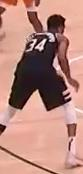
#> input picture bucks_vs_suns_filtered/output_0002_clip18.jpg, 83 x 174 px, given in place of output_0002_clip9.jpg, which was not available
$ python query.py
#> lines starting #> are read from the running program, lines starting #| are printed output that depends on the picture; pictures that were not available may be replaced by others from this repository, and a replacement may not be noted
import os
from matplotlib.colors import rgb_to_hsv
from imageio import imread
import matplotlib.pyplot as plt
from PIL import Image
import numpy as np

img_dir = 'bucks_vs_suns_filtered'
hist_vec = None
imgs = None
d_threshold = 1.75
frame_box_list = []
color_space = 'rgb'
query_files = ['output_0002_clip9.jpg', 'output_0004_clip9.jpg', 'output_0004_clip6.jpg']

labeled_hist_vec = np.zeros([3, 30])

def hyphen_split(a):
    if a.count("-") == 1:
        return a.split("-")[0]
    return "-".join(a.split("-", 2)[:2])


for i, f in enumerate(query_files):
    img = imread(os.path.join(img_dir, f), pilmode='RGB')
#> img is the input picture: shape (174, 83, 3); mean R, G, B 181.3, 134.7, 124.3
    c_hist_vec = None
    img = img[20:-20, 10:-10]
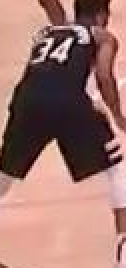
#> img: shape (134, 63, 3) (shown 2 times larger); mean R, G, B 155.7, 115.4, 108.3
    channel = 3
    for c in range(channel):
        hist, _ = np.histogram(img[:,:,c].ravel(), bins=10)
        hist = hist.astype(float)
        hist = (hist - np.min(hist))/ (np.max(hist) - np.min(hist))
        #(hist,_,_) = plt.hist(img[:,:,c].ravel(), bins=10)
        #plt.show()
        if c_hist_vec is None:
            c_hist_vec = hist
        else:
            c_hist_vec = np.vstack((c_hist_vec, hist))
#> this loop made 3 passes
#> hist on passes 1 to 3: [100, 2273, 380, 255, 326, 269, 270, 260, 2079, 2230], [1183, 1663, 374, 293, 230, 232, 2236, 2041, 170, 20], [1038, 1873, 365, 289, 235, 580, 3378, 516, 146, 22]

    c_hist_vec = c_hist_vec.reshape(1, -1)
    labeled_hist_vec[i] = c_hist_vec
#> pass 2 of the loop `for i, f in enumerate(query_files):`:
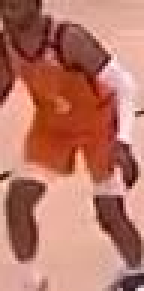
#> input picture bucks_vs_suns_filtered/output_0003_clip12.jpg, 48 x 97 px, given in place of output_0004_clip9.jpg, which was not available (shown 3 times larger)
#> img is the input picture: shape (97, 48, 3); mean R, G, B 183.8, 118.9, 103.4
#> `img = img[20:-20, 10:-10]`:
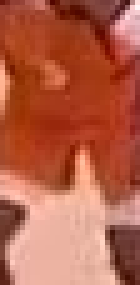
#> img: shape (57, 28, 3) (shown 5 times larger); mean R, G, B 180.2, 95.1, 71.6
#> the loop `for c in range(channel):` made 3 passes
#> hist on passes 1 to 3: [16, 47, 85, 78, 256, 504, 114, 69, 214, 213], [40, 253, 661, 111, 53, 51, 90, 321, 14, 2], [372, 501, 175, 57, 44, 76, 320, 45, 4, 2]

group = []

for i,f in enumerate(os.listdir(img_dir)):
    if 'jpg' not in f:
        continue
    img = imread(os.path.join(img_dir, f), pilmode='RGB')
    frame = f.split('.')[0].split('_')[0]
    print(f.split('.')[0].split('_')[1][4:])
    if (f.split('.')[0].split('_')[1][4:]):
        box = int(f.split('.')[0].split('_')[1][4:])

#> (the run stopped early here; a loop or call above may not have finished)
